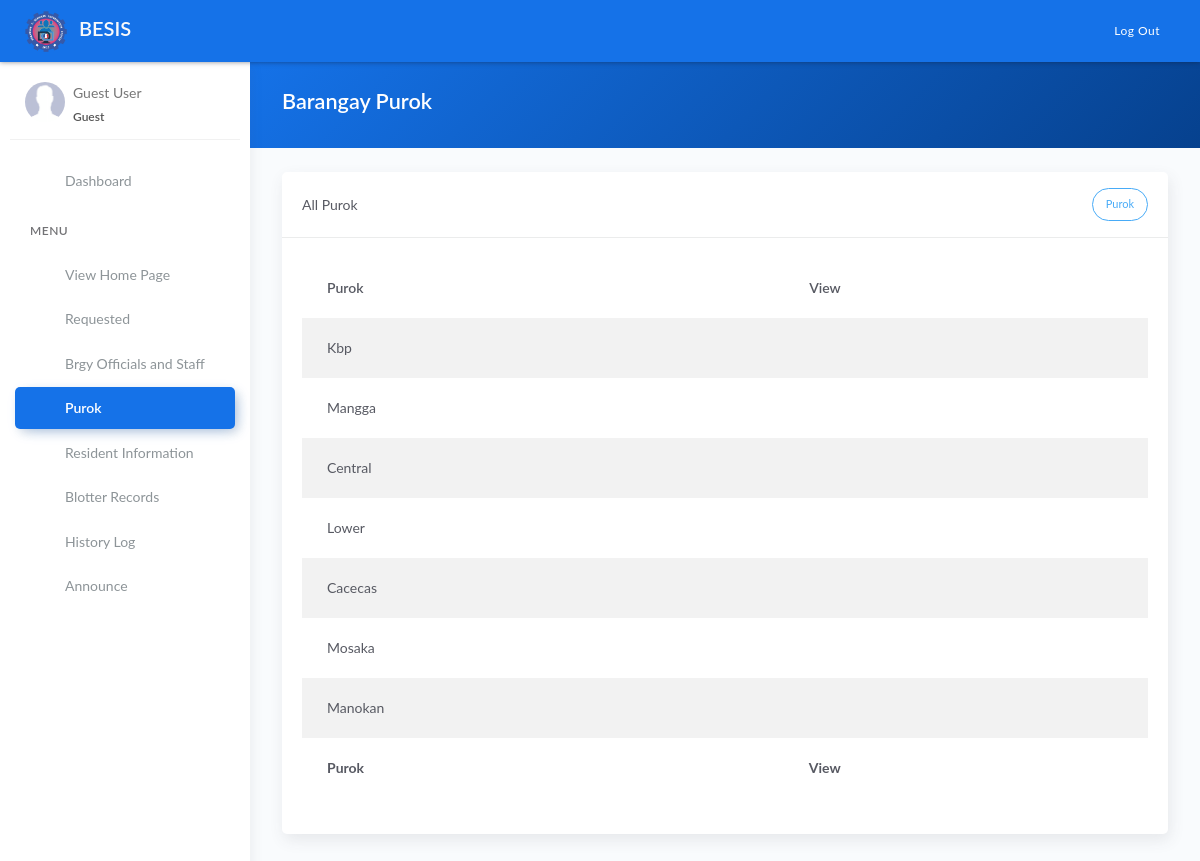
Page /household.php on the earlier database version.
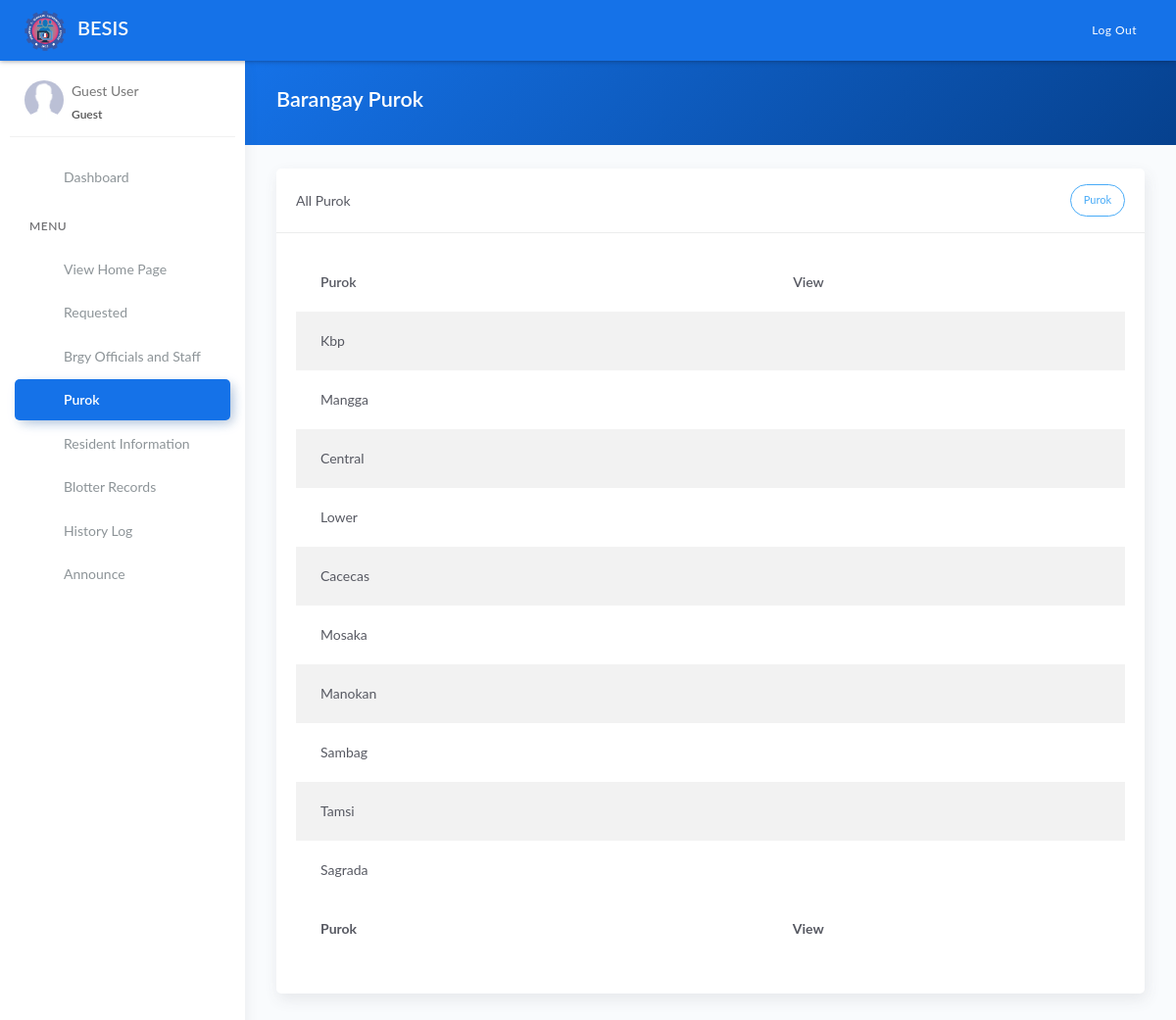
Same page on the later database version.
### tables this page shows
CREATE TABLE `tblpurok` (
  `id` int(11) NOT NULL AUTO_INCREMENT,
  `name` varchar(255) DEFAULT NULL,
  `details` text,
  `status` int(11) NOT NULL,
  PRIMARY KEY (`id`)
);

### household.php (the view, shortened to what this page needs)
<?php include 'server/server.php' ?>
<?php
$query = "SELECT * FROM tblpurok";
$result = $conn->query($query);
$house = array();
while($row = $result->fetch_assoc()){
	$house[] = $row;
}
?>
<!DOCTYPE html>
<html lang="en">
<head>
	<?php include 'templates/header.php' ?>
</head>
<body>
	<div class="wrapper">
		<?php include 'templates/main-header.php' ?>
		<?php include 'templates/sidebar.php' ?>
		<div class="main-panel">
			<div class="content">
				<div class="panel-header bg-primary-gradient">
					<div class="page-inner">
						<div class="d-flex align-items-left align-items-md-center flex-column flex-md-row">
							<div>
								<h2 class="text-white fw-bold">Barangay Purok</h2>
							</div>
						</div>
					</div>
				</div>
				<div class="page-inner">
					<div class="row mt--2">
						<div class="col-md-12">
									<div class="d-flex flex-wrap pb-2 justify-content-between">
								</div>
							</div>
				</div>
                            <div class="card">
								<div class="card-header">
									<div class="card-head-row">
										<div class="card-household"> All Purok</div>
											<div class="card-tools">
												<a href="#add" data-toggle="modal" class="btn btn-info btn-border btn-round btn-sm">
													Purok
												</a>
											</div>
									</div>
								</div>
								<div class="card-body">
									<div class="table-responsive">
										<table class="table table-striped" >
											<thead>
												<tr>
													<th scope="col">Purok</th>
													<th scope="col" rowspan='3' style='text-align:right'>View</th>
												</tr>
											</thead>
											<tbody>
												<?php if(!empty($house)): ?>
													<?php foreach($house as $row): ?>
													<tr>
														<td><?= $row['name'] ?></td>
														<td>
															<center>
															<div class="form-button-action">
																<td><a type="button" href="#edit" data-toggle="modal" class="btn btn-link btn-primary purok"
																	household="Edit Purok" onclick="editpurok(this)" data-id="<?= $row['id'] ?>" data-purok="<?= $row['name'] ?>"
																	><i class="fa fa-eye"></td>
 															</div>
 														</center>
														</td>
													</tr>
													<?php  endforeach ?>
												<?php else: ?>
													<tr>
														<td colspan="3" class="text-center">No Available Data</td>
													</tr>
												<?php endif ?>
											</tbody>
											<tfoot>
												<tr>
													<th scope="col">Purok</th>
													<th scope="col" rowspan='3' style='text-align:right;'>View</th>
												</tr>
											</tfoot>
										</table>
									</div>
								</div>
							</div>
						</div>
					</div>
				</div>
			</div>
</body>
</html>

Differences in the rows shown:
added tblpurok: name "Sambag"
added tblpurok: name "Tamsi"
added tblpurok: name "Sagrada"
